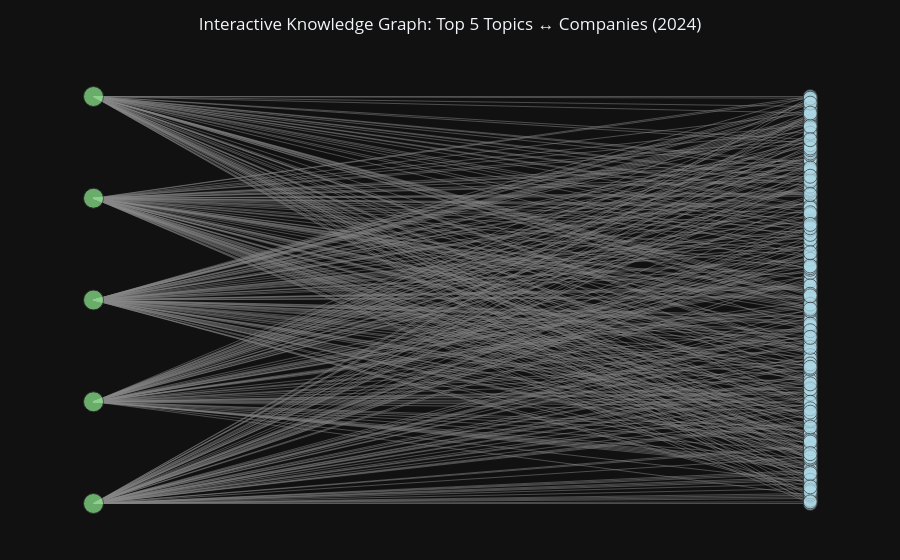

Source (notebook cell):
### Code cell
# ---------------------------------
# 1) Pick top K topics in the bipartite graph
# ---------------------------------
topic_nodes = [n for n, d in G.nodes(data=True) if d.get("type") == "topic"]

# Use degree (number of companies linked to the topic) as importance
topic_deg = dict(G.degree(topic_nodes))

K = 5  # number of topics you want to focus on
top_topics = sorted(topic_nodes, key=lambda n: topic_deg[n], reverse=True)[:K]

print("Top topics:", top_topics)

# ---------------------------------
# 2) Build subgraph H: selected topics + all their companies
# ---------------------------------
sub_nodes = set(top_topics)
for t in top_topics:
    sub_nodes.update(G.neighbors(t))

H = G.subgraph(sub_nodes).copy()
print("Subgraph:", H.number_of_nodes(), "nodes,", H.number_of_edges(), "edges")

topics_sub    = [n for n, d in H.nodes(data=True) if d.get("type") == "topic"]
companies_sub = [n for n, d in H.nodes(data=True) if d.get("type") == "company"]

# ---------------------------------
# 3) Simple bipartite layout:
#    topics on the left (x=0), companies on the right (x=1)
# ---------------------------------
pos = {}

# How many nodes on each side
n_topics = len(topics_sub)
n_companies = len(companies_sub)

# We'll use the company side to define the vertical span
max_y = max(n_companies - 1, 1)

# Spread topics evenly across [0, max_y]
topic_y_values = np.linspace(0, max_y, num=n_topics) if n_topics > 1 else [max_y / 2]

for y, n in zip(topic_y_values, sorted(topics_sub)):
    pos[n] = (0, y)

# Companies still stacked 0..max_y
for i, n in enumerate(sorted(companies_sub)):
    pos[n] = (1, i)

# ---------------------------------
# 4) Edge traces (lines + hover markers)
# ---------------------------------
edge_x = []
edge_y = []
edge_hover_x = []
edge_hover_y = []
edge_hover_text = []

for u, v, d in H.edges(data=True):
    x0, y0 = pos[u]
    x1, y1 = pos[v]

    # line coordinates
    edge_x += [x0, x1, None]
    edge_y += [y0, y1, None]

    # midpoint for hover
    mx, my = (x0 + x1) / 2, (y0 + y1) / 2
    edge_hover_x.append(mx)
    edge_hover_y.append(my)

    # figure out which endpoint is topic / company for nicer label
    if H.nodes[u].get("type") == "topic":
        topic_name = u
        company_label = H.nodes[v].get("label", v)
        symbol = v
    else:
        topic_name = v
        company_label = H.nodes[u].get("label", u)
        symbol = u

    edge_hover_text.append(
        f"<b>{topic_name}</b><br>"
        f"Company: <b>{company_label}</b> ({symbol})<br>"
        f"TF-IDF weight: {d.get('weight', 0):.4f}"
    )

edge_trace = go.Scatter(
    x=edge_x,
    y=edge_y,
    mode="lines",
    line=dict(width=0.5, color="#888"),
    hoverinfo="none",
    name="Edges"
)

edge_hover_trace = go.Scatter(
    x=edge_hover_x,
    y=edge_hover_y,
    mode="markers",
    hoverinfo="text",
    marker=dict(size=6, color="rgba(0,0,0,0)"),  # invisible; used only for hover
    text=edge_hover_text,
    name="Edge info"
)

# ---------------------------------
# 5) Node trace (topics vs companies)
# ---------------------------------
node_x = []
node_y = []
node_text = []
node_color = []
node_size = []

for n, d in H.nodes(data=True):
    x, y = pos[n]
    node_x.append(x)
    node_y.append(y)

    if d.get("type") == "topic":
        node_text.append(f"<b>Topic:</b> {n}<br>Degree: {topic_deg.get(n, 0)}")
        node_color.append("lightgreen")
        node_size.append(20)  # make topics big
    else:
        label = d.get("label", n)
        node_text.append(f"<b>{label}</b><br>Symbol: {n}")
        node_color.append("lightblue")
        node_size.append(14)

node_trace = go.Scatter(
    x=node_x,
    y=node_y,
    mode="markers",
    hoverinfo="text",
    text=node_text,
    marker=dict(
        size=node_size,
        color=node_color,
        line_width=1,
        line_color="#333"
    ),
    name="Nodes"
)

# ---------------------------------
# 6) Final interactive figure
# ---------------------------------
fig = go.Figure(
    data=[edge_trace, edge_hover_trace, node_trace],
    layout=go.Layout(
        title=f"Interactive Knowledge Graph: Top {K} Topics ↔ Companies (2024)",
        title_x=0.5,
        showlegend=False,
        hovermode="closest",
        margin=dict(b=20, l=40, r=40, t=60),
        xaxis=dict(showgrid=False, zeroline=False, showticklabels=False),
        yaxis=dict(showgrid=False, zeroline=False, showticklabels=False),
    )
)

fig.show()

### Figure 1 — Plotly figure (JSON) as saved in the notebook; plotly's stock layout.template omitted (floating-point values rounded to 4 significant figures; data arrays with more than 128 entries replaced by an {"elided": "..."} marker saying what was removed)
{"data": [{"hoverinfo": "none", "line": {"color": "#888", "width": 0.5}, "mode": "lines", "name": "Edges", "x": {"elided": "1116 int values"}, "y": {"elided": "1116 float values"}, "type": "scatter"}, {"hoverinfo": "text", "marker": {"color": "rgba(0,0,0,0)", "size": 6}, "mode": "markers", "name": "Edge info", "text": {"elided": "372 str values"}, "x": {"elided": "372 float values"}, "y": {"elided": "372 float values"}, "type": "scatter"}, {"hoverinfo": "text", "marker": {"color": {"elided": "251 str values"}, "line": {"color": "#333", "width": 1}, "size": {"elided": "251 int values"}}, "mode": "markers", "name": "Nodes", "text": {"elided": "251 str values"}, "x": {"elided": "251 int values"}, "y": {"elided": "251 float values"}, "type": "scatter"}], "layout": {"hovermode": "closest", "margin": {"b": 20, "l": 40, "r": 40, "t": 60}, "showlegend": false, "title": {"text": "Interactive Knowledge Graph: Top 5 Topics ↔ Companies (2024)", "x": 0.5}, "xaxis": {"showgrid": false, "showticklabels": false, "zeroline": false}, "yaxis": {"showgrid": false, "showticklabels": false, "zeroline": false}}}
